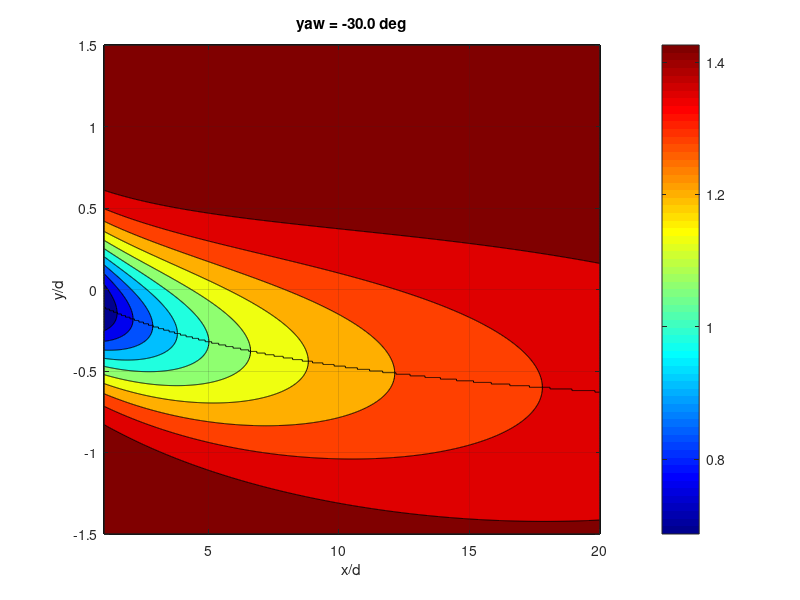

Recreate this plot in MATLAB.
clear
clc
format compact

%% attempt to recreate analytical wake redirection model from Bastankhah paper
d = 1;
yaw = -30*pi/180;
u = 1.5;

% locations
x0 = 0;
x = 1:0.01:20;
y = -1.5*d:0.01:1.5*d;
z = 0;
zh = 0;

[X,Y] = meshgrid(x,y);

% wake growth rates
ky = 0.022;
kz = 0.022;
CT = 0.9;
TI = 1;
alpStar = 2.32;
betaStar = 0.154;

% wake widths
sigmaYbyD = (ky*(x-x0)/d + (cos(yaw)/sqrt(8)));
sigmaZbyD = (kz*(x-x0)/d + (1/sqrt(8)));

% normalized length of potential core
x0byD = (cos(yaw)*(1 + sqrt(1-CT)))/(sqrt(2)*(alpStar*TI + betaStar*(1-sqrt(1-CT))));

% wake skew angle
theta = ((0.3*yaw)/(cos(yaw)))*(1 - sqrt(1 - CT*cos(yaw)));

% normalized wake deflection\
t1 = theta*x0byD;
t2 = (theta/14.7)*sqrt(cos(yaw)/(ky*kz*CT));
t3 = 2.9 + 1.3*sqrt(1 - CT) - CT;
t4 = (1.6 + sqrt(CT))*(1.6*sqrt((8*sigmaYbyD.*sigmaZbyD)/cos(yaw)) - sqrt(CT));
t5 = (1.6 - sqrt(CT))*(1.6*sqrt((8*sigmaYbyD.*sigmaZbyD)/cos(yaw)) + sqrt(CT));

deltabyD = t1 + t2*t3*log(t4./t5);

% % % far wake velocity
for ii = 1:length(y)
    t1n(ii,:) = 1 - sqrt(1 - ((CT*cos(yaw))./(8*(sigmaYbyD.*sigmaZbyD))));
    t2n(ii,:) = exp(-0.5*((y(ii)-deltabyD)./sigmaYbyD).^2);
    t3n(ii,:) = exp(-0.5*((z - zh)./sigmaZbyD).^2);
    
    du(ii,:) = t1n(ii,:).*t2n(ii,:).*t3n(ii,:);
    
    
end

[midLine,yval] = max(du,[],1);
% for ii = 1:length(x)
%     f1 = figure(1);
%     plot(x(ii)-u*du(:,ii),y,'-k')
%     hold on
%     grid on
% end
% grid minor
% xlim([0 inf])
% xlabel('x/d')
% ylabel('y/d')

fg = figure(1);
contourf(X,Y,u*(1-du));
hold on
plot(x,y(yval),'k');
grid on
colorbar
colormap jet
xlabel('x/d')
ylabel('y/d')
title(sprintf('yaw = %0.1f deg',yaw*180/pi))

saveas(fg,sprintf('yaw%0.0f.png',yaw*180/pi));

